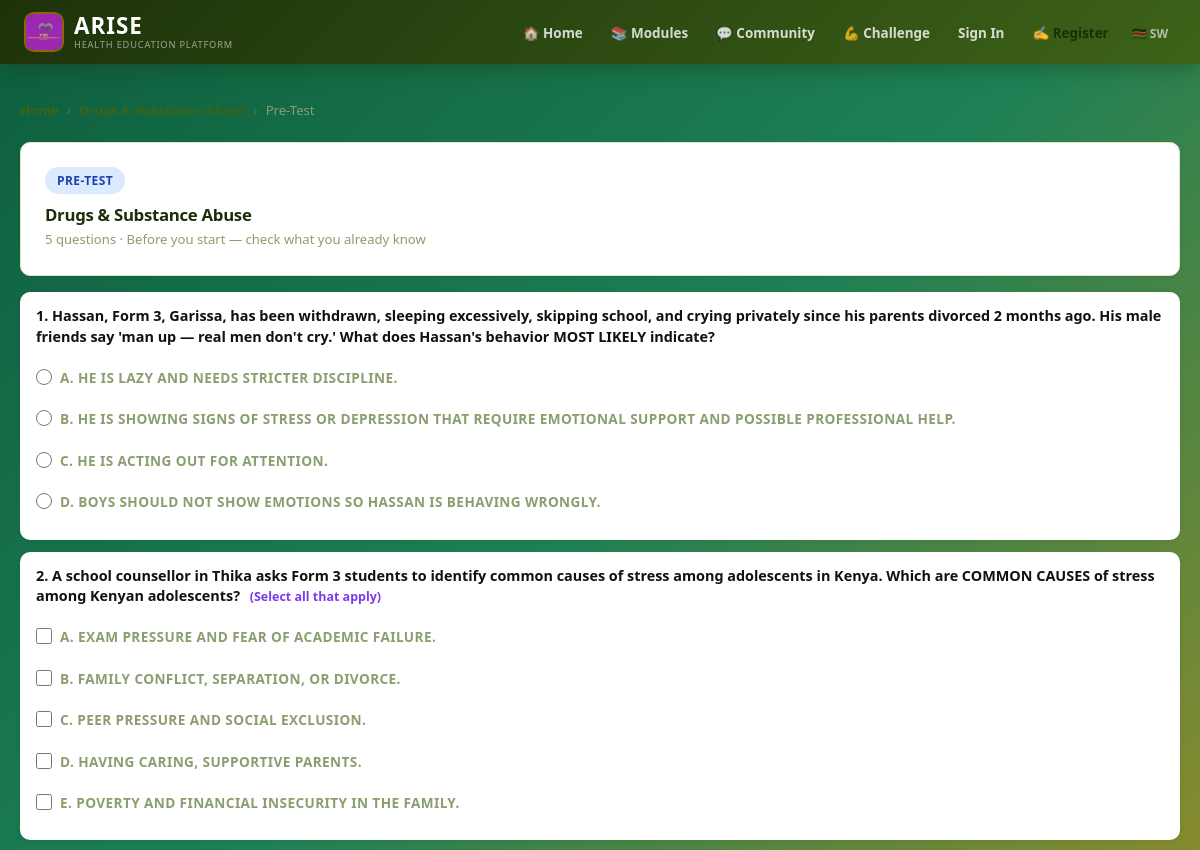
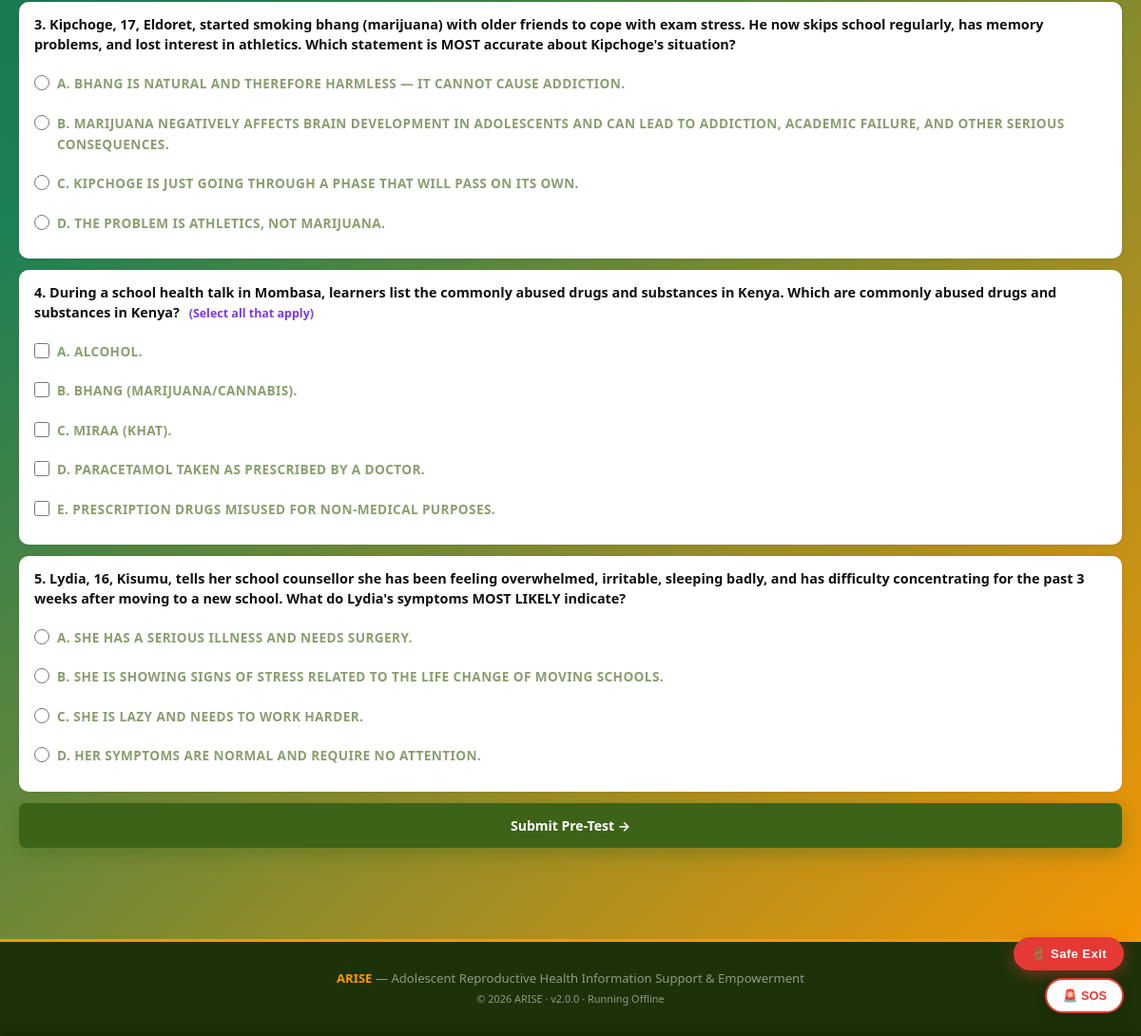
Page /?p=pre_test&module=drugs-substance-abuse&type=pre (signed in) on the committed database (2 pictures, top to bottom).
### tables this page shows
CREATE TABLE modules (
    id INTEGER PRIMARY KEY AUTOINCREMENT,
    title TEXT NOT NULL,
    slug TEXT UNIQUE NOT NULL,
    description TEXT,
    icon TEXT DEFAULT '📚',
    sort_order INTEGER DEFAULT 0,
    is_active INTEGER DEFAULT 1,
    created_by INTEGER,
    created_at DATETIME DEFAULT CURRENT_TIMESTAMP
, thumbnail TEXT, content_warning TEXT, school_id TEXT, require_pretest INTEGER DEFAULT 1, require_posttest INTEGER DEFAULT 1);

CREATE TABLE quiz_questions (
    id INTEGER PRIMARY KEY AUTOINCREMENT,
    module_id INTEGER NOT NULL,
    question_type TEXT DEFAULT 'mcq',
    question TEXT NOT NULL,
    option_a TEXT,
    option_b TEXT,
    option_c TEXT,
    option_d TEXT,
    correct_option TEXT,
    explanation TEXT,
    essay_hint TEXT,
    min_words INTEGER DEFAULT 0,
    max_marks INTEGER DEFAULT 1,
    sort_order INTEGER DEFAULT 0, competency TEXT, difficulty TEXT DEFAULT 'MEDIUM', is_published INTEGER DEFAULT 0, option_e TEXT DEFAULT '', section TEXT DEFAULT 'lesson',
    FOREIGN KEY (module_id) REFERENCES modules(id)
);

### includes/config.php (called while the page is built, shortened)
<?php
function db(): SQLite3 {
    static $db = null;
    if ($db === null) {
        $db = new SQLite3(DB_PATH);
        $db->enableExceptions(true);
        $db->exec('PRAGMA journal_mode=WAL');
        $db->exec('PRAGMA foreign_keys=ON');
    }
    return $db;
}
function e(string $str): string {
    return htmlspecialchars($str, ENT_QUOTES, 'UTF-8');
}

### public/pages/pre_test.php (the view, shortened to what this page needs)
<?php
$moduleSlug = $_GET['module'] ?? '';
$testType   = $_GET['type'] ?? 'pre';
$module = $moduleSlug ? db()->querySingle("SELECT * FROM modules WHERE slug='".SQLite3::escapeString($moduleSlug)."' AND is_active=1", true) : null;
function getOpts($q) {
    $opts = [];
    foreach (['a','b','c','d','e'] as $k) {
        $col = 'option_' . $k;
        if (!empty($q[$col])) $opts[$k] = $q[$col];
    }
    return $opts;
}
    ?>
    <?php return;
$questions = [];
$mid = intval($module['id']);
$sectionMap = ['pre' => 'pre', 'post' => 'post', 'lesson' => 'lesson'];
$section = $sectionMap[$testType] ?? 'pre';
$res = db()->query(
    "SELECT * FROM quiz_questions
     WHERE module_id=$mid AND section='" . SQLite3::escapeString($section) . "' AND is_published=1
     ORDER BY sort_order ASC"
);
while ($r = $res->fetchArray(SQLITE3_ASSOC)) $questions[] = $r;
$typeLabel = ['pre' => 'Pre-Test', 'post' => 'Post-Test', 'lesson' => 'Lesson Quiz'][$testType] ?? 'Quiz';
$typeDesc  = ['pre' => 'Before you start &mdash; check what you already know', 'post' => 'After completing &mdash; see how much you\'ve learned', 'lesson' => 'In-lesson knowledge check &mdash; 10 questions'][$testType] ?? '';
$badgeClass = ['pre' => 'badge-pre', 'post' => 'badge-post', 'lesson' => 'badge-lesson'][$testType] ?? 'badge-pre';
?>
<div class="container">
  <div class="breadcrumb"><a href="/arise/">Home</a> <span class="sep">&#8250;</span> <a href="/arise/?p=module&slug=<?= e($moduleSlug) ?>"><?= e($module['title']) ?></a> <span class="sep">&#8250;</span> <span><?= $typeLabel ?></span></div>
  <div class="dp-card" style="margin-bottom:16px">
    <span class="test-type-badge <?= $badgeClass ?>"><?= $typeLabel ?></span>
    <h2 style="font-size:1.05rem;font-weight:800;margin-bottom:4px"><?= e($module['title']) ?></h2>
    <p class="text-muted" style="font-size:.82rem"><?= count($questions) ?> questions &middot; <?= $typeDesc ?></p>
  </div>
  <form method="post">
    <?php foreach ($questions as $i => $q):
      $opts = getOpts($q);
      $isMulti = ($q['question_type'] ?? 'mcq') === 'msq';
      $inputType = $isMulti ? 'checkbox' : 'radio';
      $inputName = $isMulti ? "q{$q['id']}[]" : "q{$q['id']}";
    ?>
    <div class="test-card">
      <div class="qr-q"><?= $i + 1 ?>. <?= e($q['question']) ?>
        <?php if ($isMulti): ?>
          <span style="font-size:.78rem;color:#7c3aed;font-weight:600;margin-left:6px;">(Select all that apply)</span>
        <?php endif; ?>
      </div>
      <?php foreach ($opts as $k => $v): ?>
        <label style="display:flex;align-items:flex-start;gap:8px;padding:7px 0;cursor:pointer;font-size:.85rem">
          <input type="<?= $inputType ?>" name="<?= $inputName ?>" value="<?= $k ?>"
                 style="width:16px;height:16px;margin-top:2px;flex-shrink:0;accent-color:var(--green)">
          <span><strong><?= strtoupper($k) ?>.</strong> <?= e($v) ?></span>
        </label>
      <?php endforeach; ?>
    </div>
    <?php endforeach; ?>
    <button type="submit" class="btn btn-primary" style="width:100%;padding:14px">
      Submit <?= $typeLabel ?> &#8594;
    </button>
  </form>
</div>

### public/css/style.css (style rules this page uses)
:root { --green: #3D6318; --green-dark: #2D4A12; --green-deeper:#1E3209; --green-mid: #4F7E20; --green-light: #D4EDAA; --green-pale: #F0F8E8; --orange: #FF9700; --orange-dark: #E07800; --orange-deeper:#B86200; --orange-light: #FFE4A3; --orange-pale: #FFF7E6; --blue: #1D4ED8; --blue-light: #DBEAFE; --blue-pale: #EFF6FF; --purple: #7C3AED; --purple-light:#EDE9FE; --purple-pale: #F5F3FF; --ok: #3D6318; --ok-l: #D4EDAA; --err: #DC2626; --err-l: #FEE2E2; --warn: #FF9700; --warn-l: #FFE4A3; --info: #1D4ED8; --info-l: #DBEAFE; --dark: #1A2E08; --dark-2: #2D4A12; --mid: #4A6428; --muted: #8A9E70; --border: #DDE8CC; --bg: #F7FAF2; --white: #FFFFFF; --light: #EEF5E4; --shadow: 0 1px 3px rgba(0,0,0,.07), 0 1px 2px rgba(0,0,0,.05); --shadow-md: 0 4px 16px rgba(61,99,24,.14), 0 2px 8px rgba(0,0,0,.06); --shadow-lg: 0 10px 40px rgba(61,99,24,.18), 0 4px 12px rgba(0,0,0,.08); --shadow-g: 0 6px 20px rgba(61,99,24,.4); --shadow-o: 0 6px 20px rgba(255,151,0,.4); --r: 10px; --r-sm: 7px; --r-lg: 18px; --r-full: 9999px; --t: all .18s cubic-bezier(.4,0,.2,1); }
*,*::before,*::after { margin:0;padding:0;box-sizing:border-box; }
html { scroll-behavior:smooth; }
body { font-family:'Segoe UI',system-ui,-apple-system,sans-serif;background:linear-gradient(135deg,#0D5E3D 0%,#1E8055 35%,#FF9700 100%);background-attachment:fixed;color:var(--dark);font-size:15px;line-height:1.65;-webkit-font-smoothing:antialiased;min-height:100vh;overflow-y:scroll; }
h1,h2,h3,h4,h5 { font-family:'Segoe UI',system-ui,-apple-system,sans-serif;font-weight:700;letter-spacing:-.3px;line-height:1.25; }
a { color:var(--green);text-decoration:none;transition:var(--t); }
.container { max-width:1200px;margin:0 auto;padding:36px 20px; }
.dp-card { background:#fff;border-radius:var(--r);padding:24px;box-shadow:var(--shadow);border:1px solid var(--border);margin-bottom:20px;transition:box-shadow .2s; }
.btn { display:inline-flex;align-items:center;justify-content:center;gap:6px;padding:10px 20px;border-radius:var(--r-sm);font-family:inherit;font-weight:700;font-size:.875rem;border:none;cursor:pointer;transition:var(--t);white-space:nowrap; }
.btn-primary { background:var(--green);color:#fff;box-shadow:var(--shadow-g); }
label { display:block;font-size:.75rem;font-weight:700;color:var(--muted);margin-bottom:5px;text-transform:uppercase;letter-spacing:.4px; }
.breadcrumb { display:flex;align-items:center;gap:8px;font-size:.82rem;color:var(--muted);margin-bottom:20px;flex-wrap:wrap; }
.breadcrumb a { color:var(--green);font-weight:600; }
.breadcrumb .sep { opacity:.4; }
.text-muted { color:var(--muted); }
.dp-card,.module-card,.feature-card { animation:fadeUp .15s ease both; }
.qr-q { font-size:.88rem;font-weight:700;margin-bottom:10px; }

### public/pages/pre_test.php (style rules this page uses)
.test-type-badge { display:inline-block;padding:4px 12px;border-radius:20px;font-size:.75rem;font-weight:700;text-transform:uppercase;letter-spacing:.4px;margin-bottom:10px }
.badge-pre { background:#dbeafe;color:#1e40af }
.qr-q { font-size:.9rem;font-weight:700;color:#111;margin-bottom:12px;line-height:1.45 }
.test-card { background:#fff;border-radius:10px;padding:14px 16px;margin-bottom:12px;box-shadow:0 1px 4px rgba(0,0,0,.08) }

### rows in the picture
modules: title "Drugs & Substance Abuse"
quiz_questions: question "Hassan, Form 3, Garissa, has been withdrawn, sleeping excessively, skipping school, and crying privately since his parents divorced 2 months ago. His male friends say 'man up — real men don't cry.' What does Hassan's behavior MOST LIKELY indicate?", k "A", option_a "HE IS LAZY AND NEEDS STRICTER DISCIPLINE.", k "B", option_b "HE IS SHOWING SIGNS OF STRESS OR DEPRESSION THAT REQUIRE EMOTIONAL SUPPORT AND POSSIBLE PROFESSIONAL HELP.", k "C", option_c "HE IS ACTING OUT FOR ATTENTION.", k "D", option_d "BOYS SHOULD NOT SHOW EMOTIONS SO HASSAN IS BEHAVING WRONGLY."
quiz_questions: question "A school counsellor in Thika asks Form 3 students to identify common causes of stress among adolescents in Kenya. Which are COMMON CAUSES of stress among Kenyan adolescents?", question_type "(Select all that apply)", k "A", option_a "EXAM PRESSURE AND FEAR OF ACADEMIC FAILURE.", k "B", option_b "FAMILY CONFLICT, SEPARATION, OR DIVORCE.", k "C", option_c "PEER PRESSURE AND SOCIAL EXCLUSION.", k "D", option_d "HAVING CARING, SUPPORTIVE PARENTS.", k "E", option_e "POVERTY AND FINANCIAL INSECURITY IN THE FAMILY."
quiz_questions: question "Kipchoge, 17, Eldoret, started smoking bhang (marijuana) with older friends to cope with exam stress. He now skips school regularly, has memory problems, and lost interest in athletics. Which statement is MOST accurate about Kipchoge's situation?", k "A", option_a "BHANG IS NATURAL AND THEREFORE HARMLESS — IT CANNOT CAUSE ADDICTION.", k "B", option_b "MARIJUANA NEGATIVELY AFFECTS BRAIN DEVELOPMENT IN ADOLESCENTS AND CAN LEAD TO ADDICTION, ACADEMIC FAILURE, AND OTHER SERIOUS CONSEQUENCES.", k "C", option_c "KIPCHOGE IS JUST GOING THROUGH A PHASE THAT WILL PASS ON ITS OWN.", k "D", option_d "THE PROBLEM IS ATHLETICS, NOT MARIJUANA."
quiz_questions: question "During a school health talk in Mombasa, learners list the commonly abused drugs and substances in Kenya. Which are commonly abused drugs and substances in Kenya?", question_type "(Select all that apply)", k "A", option_a "ALCOHOL.", k "B", option_b "BHANG (MARIJUANA/CANNABIS).", k "C", option_c "MIRAA (KHAT).", k "D", option_d "PARACETAMOL TAKEN AS PRESCRIBED BY A DOCTOR.", k "E", option_e "PRESCRIPTION DRUGS MISUSED FOR NON-MEDICAL PURPOSES."
quiz_questions: question "Lydia, 16, Kisumu, tells her school counsellor she has been feeling overwhelmed, irritable, sleeping badly, and has difficulty concentrating for the past 3 weeks after moving to a new school. What do Lydia's symptoms MOST LIKELY indicate?", k "A", option_a "SHE HAS A SERIOUS ILLNESS AND NEEDS SURGERY.", k "B", option_b "SHE IS SHOWING SIGNS OF STRESS RELATED TO THE LIFE CHANGE OF MOVING SCHOOLS.", k "C", option_c "SHE IS LAZY AND NEEDS TO WORK HARDER.", k "D", option_d "HER SYMPTOMS ARE NORMAL AND REQUIRE NO ATTENTION."

### other values in the picture
t('home') "Home"
t('modules') "Modules"
t('sign_in') "Sign In"
t('register') "Register"
$typeLabel "Pre-Test"
$typeLabel "PRE-TEST"
count($questions) "5"
$typeDesc "Before you start — check what you already know"
ARISE_VERSION "2.0.0"
